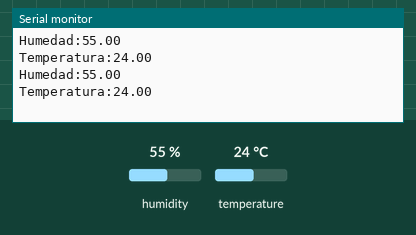
Simulated run of this sketch. Board: Arduino Uno, built with avr-gcc and run on an emulated ATmega328P. Shown: the last lines printed to the serial monitor. The inputs (shaded band) are chosen by the test bench; at power-on: humidity 55 %, temperature 24 °C.

Above: at 2.8 s.
2.9 s: humidity set to 22 %
At 4.5 s:
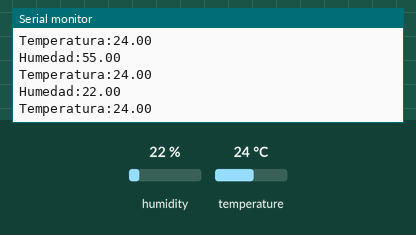
5.6 s: temperature set to 12 °C
At 7.0 s:
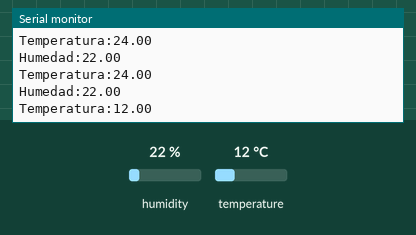
8.3 s: humidity set to 40 %
At 10.6 s:
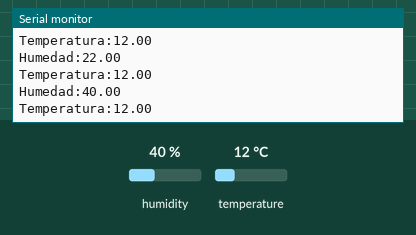
Timing chart, 0 to 12.1 s (numbered marks = the images above; inputs shaded):
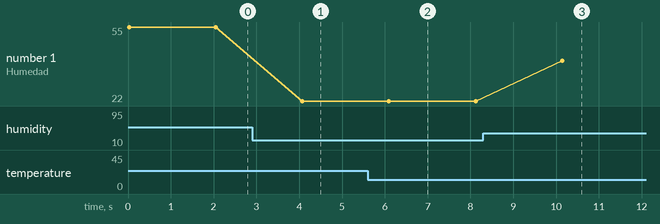

Measured:
- after the input at 2.9 s, the serial monitor: prints a new line after 1.2 s (image 1)
- after the input at 5.6 s, the serial monitor: prints a new line after 0.51 s (image 2)
- after the input at 8.3 s, the serial monitor: prints a new line after 1.8 s (image 3)
- plotted number 1: 55 → 22 after the input at 2.9 s, 22 → 40 after the input at 8.3 s

The sketch:

DHT11.ino
```cpp
const int sensor=23;
#include <DHT.h>
#define DHTTYPE DHT11
DHT dht(sensor, DHTTYPE);
void setup() {
Serial.begin(9600);
dht.begin();
}

void loop() {
float humedad= dht.readHumidity();
float temperatura= dht.readTemperature();
if (isnan(humedad) || isnan(temperatura))
{
  Serial.print("Fallo de lectura");
  delay(1000);
}
Serial.print("Humedad:");
Serial.println(humedad);
Serial.print("Temperatura:");
Serial.println(temperatura);
delay(2000);
}
```
